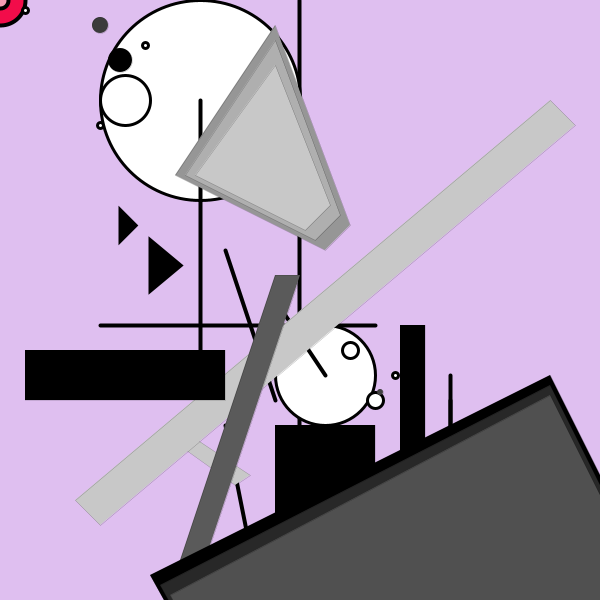
Frame 1 (no input)
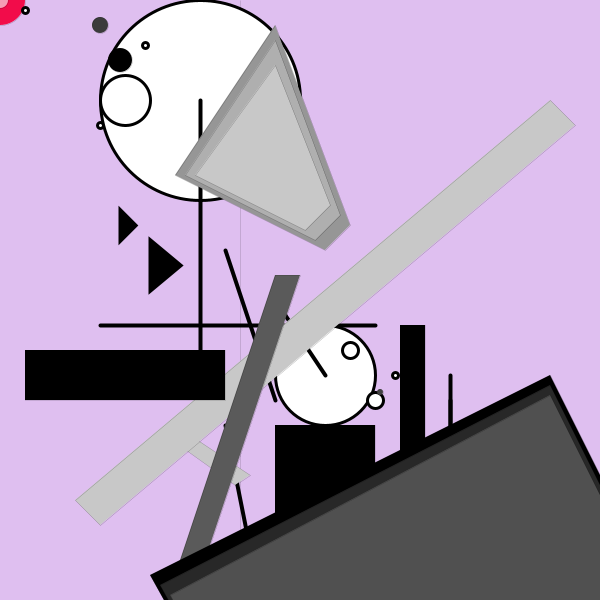
Frame 60 (the mouse pressed at the canvas centre just before this capture)
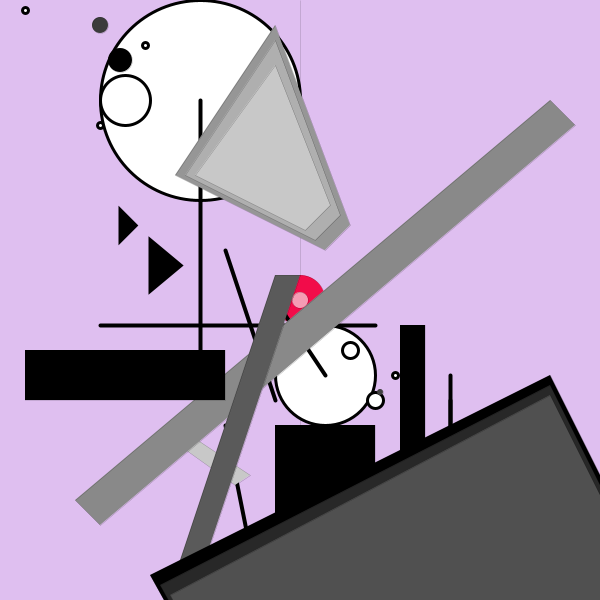
Frame 120 (the mouse held since frame 60 and released just before this capture)

The Processing sketch that drew these frames (run headless with seeded random() and noise(); from frame 60 on, the mouse is pressed at the canvas centre):

// Processing sketch: processing_14369
// ── processing_14369.pde

int x;
int arrowDir;
int b = 120;
int h = 60;
int radius = 12;
void setup(){
size(600,600);
smooth();
x = width/2; strokeWeight(4); noCursor();
ellipseMode(RADIUS);
}

void draw(){
 background(223,191,240);

  if (mouseX > x) {x += 1; arrowDir = -50;
}
else if (mouseX < x) 
{x -= 1; arrowDir = 50;}
line(x,0,x,height);
fill(242,12,74);
ellipse(mouseX,mouseY,25,25);
fill(245,156,180);
ellipse(mouseX,mouseY,8,8);
//line(mouseX,mouseY,mouseX+arrowDir*2,mouseY);
//line(mouseX,mouseY,mouseX+arrowDir,mouseY - 10);



fill(0);
strokeWeight(0);
ellipse(125,50,8,8);
fill(59);
ellipse(100,25,8,8);

strokeWeight(3);
fill(255);
ellipse(100,125,3,3);
ellipse(350,350,5,5);
ellipse(200,100,100,100);
ellipse(325,375,50,50);
ellipse(350,350,8,8);
ellipse(375,400,8,8);
ellipse(25,10,3,3);
ellipse(145,45,3,3);
ellipse(395,375,3,3);
ellipse(125,100,25,25);
fill(67);
strokeWeight(0);
ellipse(380,392,3,3);

strokeWeight(4);
line(200,100,200,375);
line(100,325,375,325);
line(225,250,275,400);
line(275,300,325,375);
line(450,400,450,475);
line(225,425,250,550);
line(450,375,450,475);

{if ((keyPressed == true) && (key == 'a')) {
    fill(185,120,34);
    strokeWeight(4);
     triangle(120,210,135,225,120,240);
 } else
 fill(0);
triangle(120,210,135,225,120,240);
 }

triangle(150,240,180,265,150,290);
if (mousePressed){
  if (mouseButton == LEFT){
  fill (147,91,18);
  } else {
    fill(0);
  }
strokeWeight(4);
}


fill(150);
strokeWeight(0);
quad(275,25,350,225,325,250,175,175);
fill(175);
strokeWeight(0);
quad(275,40,340,215,315,240,185,175);
fill(200);
strokeWeight(0);
quad(275,65,330,205,305,230,195,175);

/*float m=map(mouseX,0,600,0,255);
float n=map(mouseY,0,20,0,255);
fill(m,n,0);
rect (0,0,width,height);*/


quad(175,425,250,475,235,485,165,435);
if (mousePressed){
  if (mouseButton == LEFT){
  fill (227,98,62);
  } else {
    fill(137);
  }
strokeWeight(0);
}



quad(75,500,550,100,575,125,100,525);

fill(90);
strokeWeight(0);
quad(275,275,300,275,200,575,175,575);


{int x = 25;
int y = 350;
int q = 200;
int w = 50;

if ((mouseX > x) && (mouseX < x+q) &&
(mouseY > y) && (mouseY < y+w)){
  fill(166,26,237);
}else{
  fill(0);
}
rect(25,350,200,50);
}



rect(400,325,25,150);
rect(275,425,100,100);


{if ((keyPressed == true) && (key == 'c')) {
    fill(75,16,16);
     quad(150,575,550,375,675,625,275,800);
 } else
 fill(0);
quad(150,575,550,375,675,625,275,800);
 }


 { if ((keyPressed == true) && (key == 'j')) {
    fill(175,39,39);
     quad(160,585,550,385,665,615,285,810);
 } else
 fill(40);
 quad(160,585,550,385,665,615,285,810);
 }
 
   {if ((keyPressed == true) && (key == 'y')) {
    fill(234,92,92);
     quad(170,595,550,395,655,605,295,820);
 } else
 fill(80);
 quad(170,595,550,395,655,605,295,820);
 }

 { float d = dist(mouseX,mouseY,b,h);
if (d < radius) {
  radius++;
  fill(198,128,234);
} else {
  fill(0);
}
ellipse(b,h,radius,radius);
}
}
